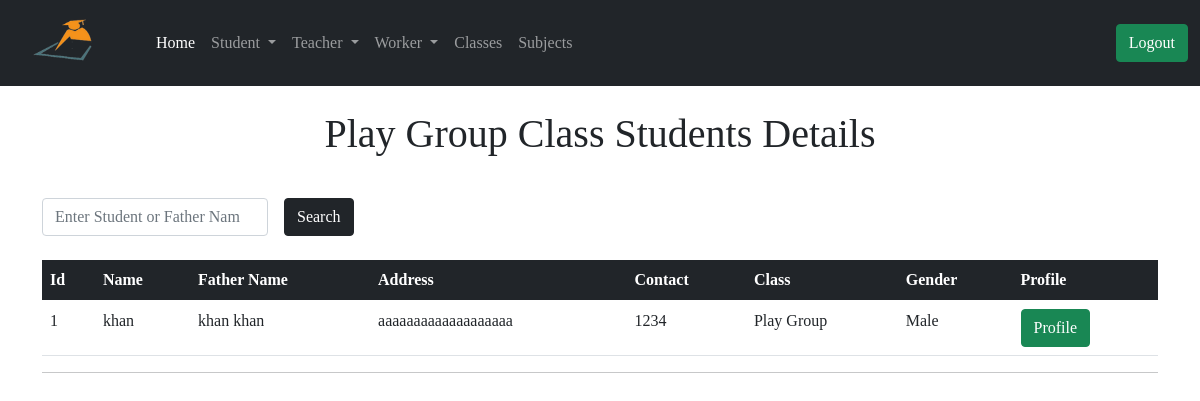
The app's page /admin/class_wise_student/1 (signed in), older data.
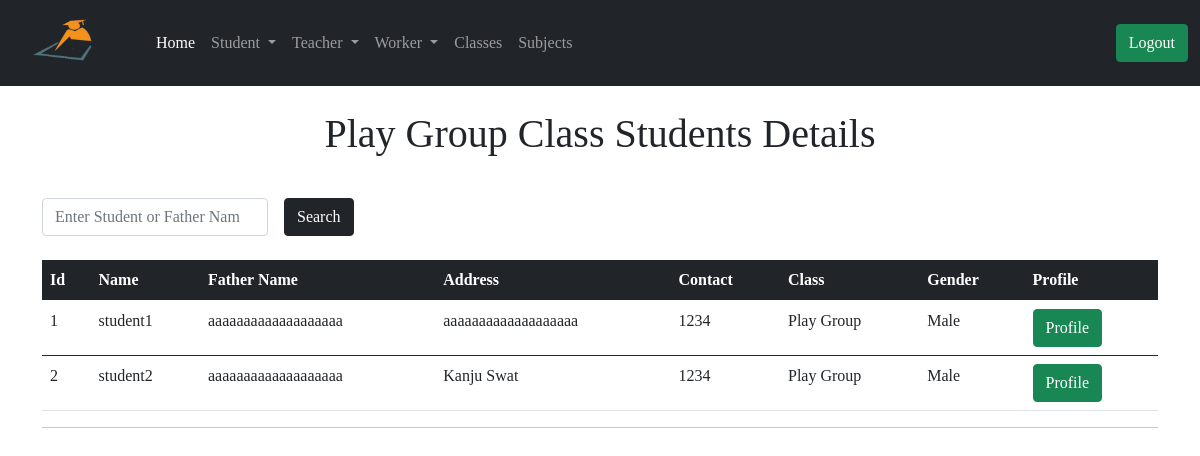
The same page, newer data.
### app/models.py (models this page shows, shortened)
class Student(db.Model):
    id = db.Column(db.Integer, primary_key=True)
    std_name = db.Column(db.String(64))
    f_name = db.Column(db.String(64))
    std_address = db.Column(db.String(128))
    std_contact = db.Column(db.String(64))
    gender = db.Column(db.String(64))
    join_date = db.Column(db.DateTime, default=datetime.utcnow())
    std_class = db.Column(db.Integer, db.ForeignKey('class.id'))
    admin_id = db.Column(db.Integer, db.ForeignKey('user.id'))

class Class(db.Model):
    id = db.Column(db.Integer, primary_key=True)
    cls_name = db.Column(db.String(64))
    cls_fee = db.Column(db.String(64))
    admin_id = db.Column(db.Integer, db.ForeignKey('user.id'))
    student = db.relationship('Student', backref='stdclass')
    leavestudent = db.relationship('LeaveStudent', backref='stdclass')
    uploadlecture = db.relationship('UploadLecture', backref='stdclass')
    teacher = db.relationship('Teacher', backref='stdclass')

### app/routes.py (the view)
@app.route('/admin/class_wise_student/<std_class>')
@login_required
def class_wise_student(std_class):
    query = request.args.get('query')
    if query:
        students = Student.query.filter(Student.std_name.contains(query)|
                                        Student.f_name.contains(query))
        return render_template('admin/class_wise_student.html', title='Class Wise Student', query=query, students=students)
    page = request.args.get('page', 1, type=int)
    class_name = Class.query.filter_by(id=std_class).first()
    students = Student.query.filter_by(std_class=std_class).order_by(Student.id.asc()).paginate(
        page, app.config['ENTRY_PER_PAGE'], False)
    next_url = url_for('class_wise_student', std_class=std_class, page=students.next_num) \
        if students.has_next else None
    prev_url = url_for('class_wise_student', std_class=std_class, page=students.prev_num) \
        if students.has_prev else None
    return render_template('admin/class_wise_student.html', title='Class Wise Student', class_name=class_name, students=students.items, next_url=next_url, prev_url=prev_url)

### app/models.py (called while the page is built)
@login.user_loader
def load_user(id):
    return User.query.get(int(id))

### app/routes.py (called while the page is built)
@app.before_request
def before_request():
    g.user = None
    if 'teacher_id' in session:
        user = Teacher.query.filter_by(id=session['teacher_id']).first()
        g.user = user

@app.before_request
def std_before_request():
    g.std_user = None
    if 'student_id' in session:
        std_user = Student.query.filter_by(id=session['student_id']).first()
        g.std_user = std_user

### app/templates/admin/class_wise_student.html (shortened to what this page needs)
{% extends 'admin/base.html' %}
{% block content %}
<div class="container">
  {% if query %}
  <h1 class="text-center mt-4">Search Result About! <span class="text-primary"> {{ query }} </span></h1>
  {% else %}
  <h1 class="text-center mt-4"> {{ class_name.cls_name }} Class Students Details</h1>
  {% endif %}
  <form action="" method="GET">
    <div class="row g-3 align-items-center mt-4">
      <div class="col-auto">
        <input type="search" name="query" id="inputPassword6" value="{{query}}" class="form-control" placeholder="Enter Student or Father Name" required>
      </div>
      <div class="col-auto">
        <button type="submit" class="btn btn-dark">Search</button>
      </div>
    </div>
  </form>
<table class="table mt-4">
    <thead class="table-dark">
      <tr>
        <th scope="col">Id</th>
        <th scope="col">Name</th>
        <th scope="col">Father Name</th>
        <th scope="col">Address</th>
        <th scope="col">Contact</th>
        <th scope="col">Class</th>
        <th scope="col">Gender</th>
        <th scope="col">Profile</th>
      </tr>
    </thead>
    {% for student in students %}
    <tbody>
      <tr>
        <td> {{ student.id }}</td>
        <td>  {{ student.std_name }} </td>
        <td> {{ student.f_name }} </td>
        <td> {{ student.std_address }} </td>
        <td> {{ student.std_contact }} </td>
        <td> {{ student.stdclass.cls_name }} </td>
        <td> {{ student.gender|title() }} </td>
        <td> <a href=" {{ url_for('student_profile', id=student.id)}} "> <button type="submit" class="btn btn-success">  Profile </button> </a></td>
      </tr>
    </tbody>
    {% endfor %}
  </table>
  <hr>
</div>
{% endblock %}

Row changes from the older to the newer data that the page shows:
changed Student id 1: std_name "khan" → "student1"; f_name "khan khan" → "aaaaaaaaaaaaaaaaaaa"
added Student: id "2", std_name "student2", f_name "aaaaaaaaaaaaaaaaaaa", std_address "Kanju Swat", std_contact "1234", stdclass.cls_name "Play Group", gender "Male"
